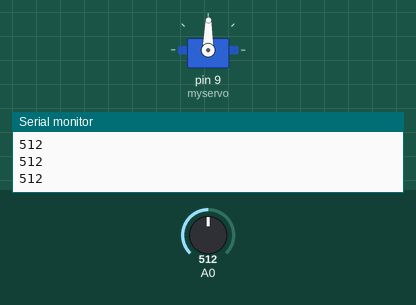
Recording of a sketch running on a simulated Arduino Uno, built with avr-gcc and run on an emulated ATmega328P. Parts: servo, the last lines printed to the serial monitor. The test bench sets the inputs (shaded band); at power-on: A0 = 512.

Above: at 1.2 s.
1.3 s: A0 set to 716
At 1.7 s:
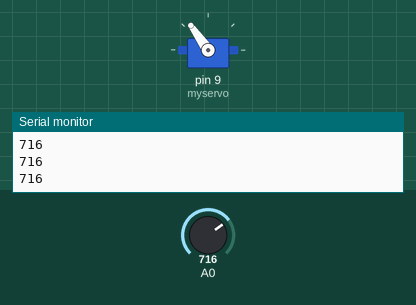
2.8 s: A0 set to 900
At 4.0 s:
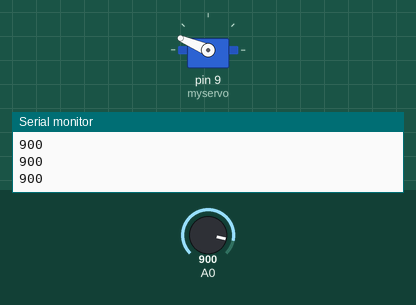
4.3 s: A0 set to 1023
At 5.3 s:
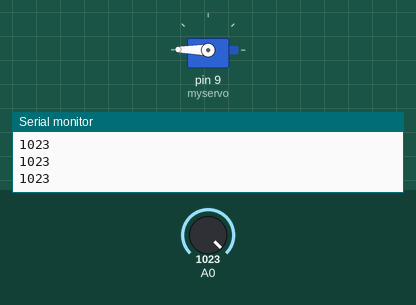
5.8 s: A0 set to 306
At 6.6 s:
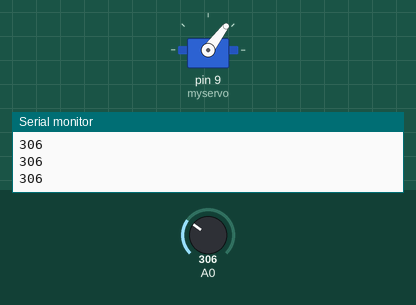
7.3 s: A0 set to 122
At 7.6 s:
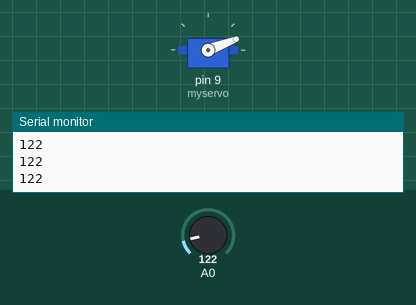
8.8 s: A0 set to 511
At 9.9 s:
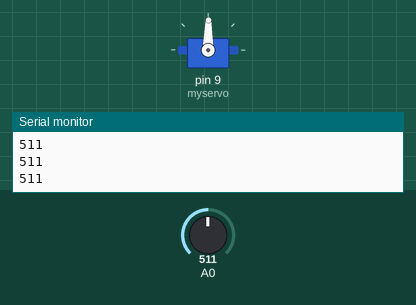
Timing chart, 0 to 11.3 s (numbered marks = the images above; inputs shaded):
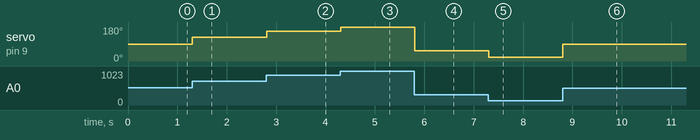

The sketch:

servoLightSense.ino
```cpp
#include <Servo.h>

Servo myservo;

void setup()
{
  Serial.begin(9600);
  myservo.attach(9);  // attaches the servo on pin 9 to the servo object
}

void loop() {
  int photoSensor = analogRead(A0);
  int angle= map(photoSensor, 0,1023,0,179);
Serial.println(photoSensor);
  myservo.write(angle);
  delay(1);

}
```

Measured:
- after the input at 1.3 s, servo on pin 9 (myservo): 89° → 125° at once
- after the input at 2.8 s, servo on pin 9 (myservo): 125° → 157° at once
- after the input at 4.3 s, servo on pin 9 (myservo): 157° → 179° at once
- after the input at 5.8 s, servo on pin 9 (myservo): 179° → 53° at once
- after the input at 7.3 s, servo on pin 9 (myservo): 53° → 21° at once
- after the input at 8.8 s, servo on pin 9 (myservo): 21° → 89° at once
